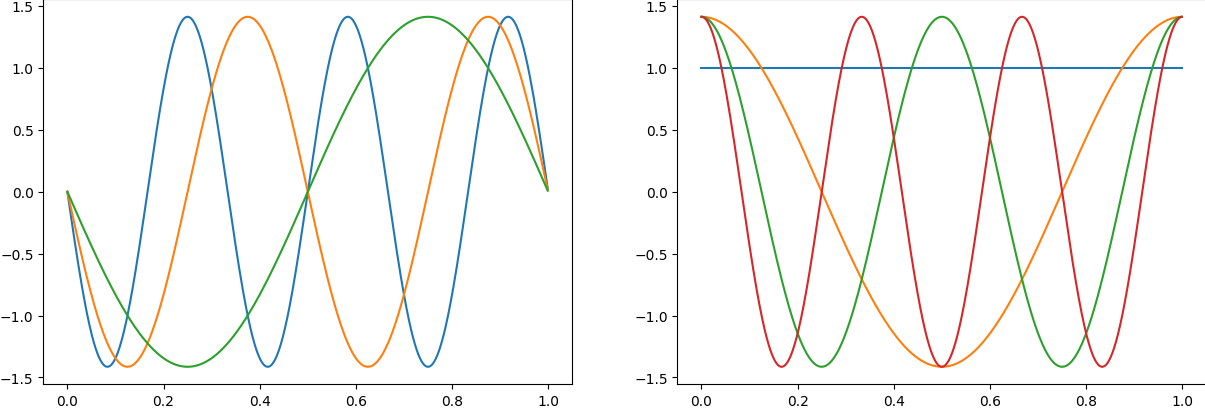

Python code for this plot:
from numpy import inner, pi, sin, cos, sqrt, ones
from gram_schmidt import proj


def e(k, t):
    if k < 0:
        return sin(2 * k * pi * t) * sqrt(2)
    elif k == 0:
        return ones(len(t))
    elif k > 0:
        return cos(2 * k * pi * t) * sqrt(2)


def lowpass(K, t, f):
    n = len(t)
    E_K = [e(k, t) for k in range(-K, K + 1)]
    return proj(f, E_K, inner=lambda x, y: inner(x, y) / n)


if __name__ == '__main__':
    from numpy import arange
    import matplotlib.pyplot as plt
    t = arange(0, 1, 1 / 1000)
    plt.figure(figsize=(15, 5))
    plt.subplot(121)
    for k in range(-3, 0):
        plt.plot(t, e(k, t))
    plt.subplot(122)
    for k in range(4):
        plt.plot(t, e(k, t))
    plt.show()
    #plt.savefig('trigonometric.png', bbox_inches='tight', pad_inches=0)
